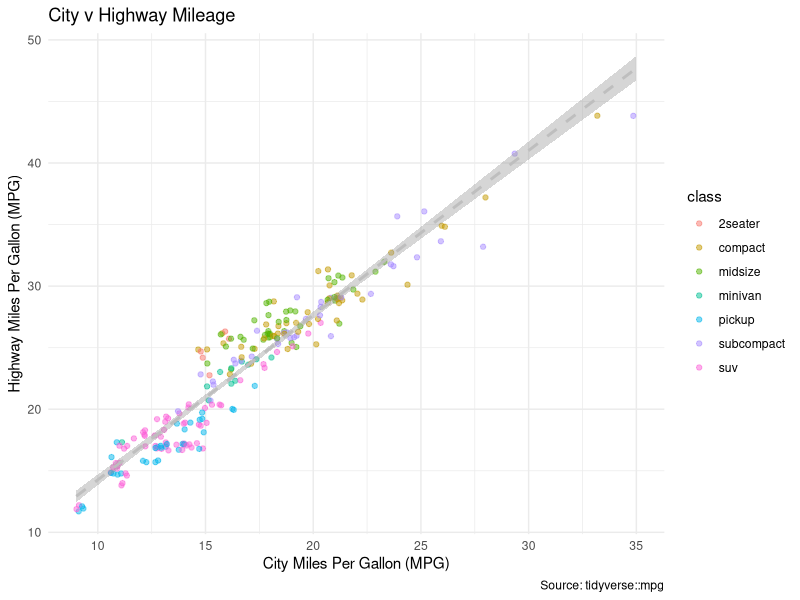

The R source for this figure:
## ---- chunk 1
library(tidyverse)
## ---- chunk 2
mpg %>% 
    ggplot(aes(cty, hwy)) + 
    geom_point(aes(color = class), position = "jitter", alpha = .5) + 
    geom_smooth(method = "lm", color = "grey", linetype = "dashed") + 
    theme_minimal() + 
    labs(title = "City v Highway Mileage", 
         x = "City Miles Per Gallon (MPG)", 
         y = "Highway Miles Per Gallon (MPG)", 
         caption = "Source: tidyverse::mpg")
